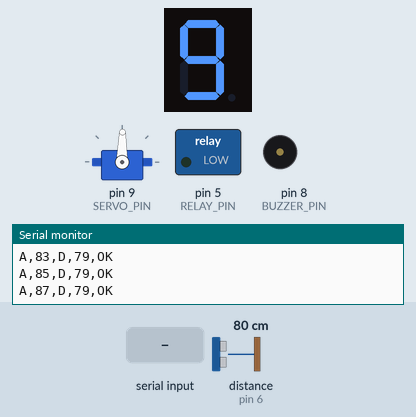
Simulated run of this sketch. Board: Arduino Uno, built with avr-gcc and run on an emulated ATmega328P. On the bench: 1-digit seven-segment display, servo, switched loads named in the sketch (green lamp = pin HIGH), buzzer (waves = sounding), the last lines printed to the serial monitor. Wiring (inferred from the names in the program): ultrasonic range finder: trigger pin 7; echo pin 6; 1-digit 7-segment display, segments lit when HIGH: segments pin 2, pin 3, pin 12, pin 13, A0, A1, A2. Inputs (shaded band) come from the test bench; at power-on: distance to the obstacle (sensor on pin 6) 80 cm. The echo pulse lasts 58.3 µs per cm; EEPROM starts erased; the segment pins are drawn as the display they are named for; pins used as bus, display or sensor lines are not drawn.

Above: at 2.8 s.
2.9 s: distance to the obstacle (sensor on pin 6) set to 2 cm
At 3.34 s:
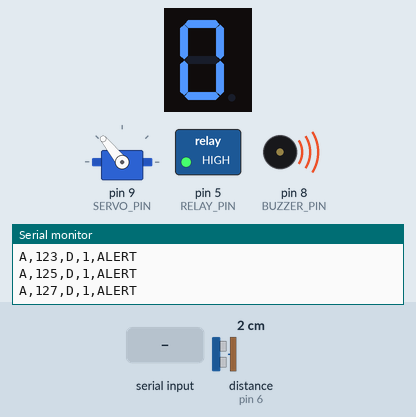
5.6 s: distance to the obstacle (sensor on pin 6) set to 35 cm
At 5.87 s:
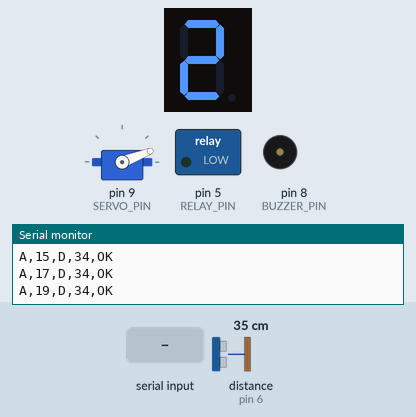
8.6 s: "ENTERUPDATE,1\n" received over Serial
At 10.22 s:
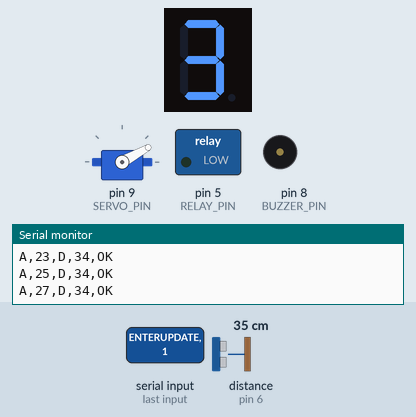
11.5 s: distance to the obstacle (sensor on pin 6) set to 4 cm
At 12.4 s:
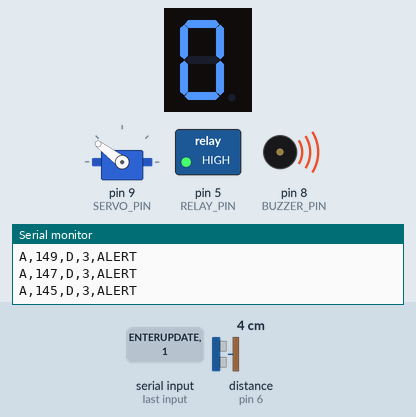
14.5 s: "ENTERUPDATE\n" received over Serial
Timing chart, 0 to 18.5 s (numbered marks = the images above; inputs shaded):
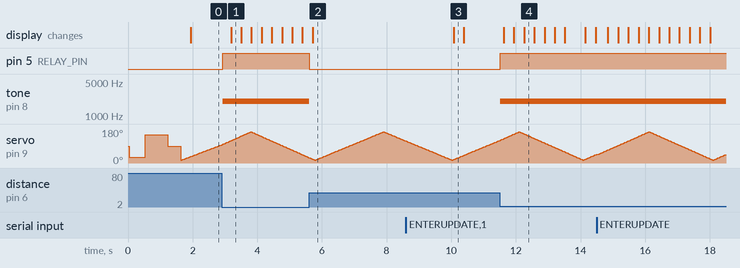

The sketch:

uno_radar.ino
```cpp
/*
  ARDUINO RADAR — Main controller (runs on the Arduino Uno)
  ------------------------------------------------------------
  v2: adds a Bluetooth command channel so a phone app can change
  settings live, relay WiFi credentials to the ESP-01, and trigger
  a wireless firmware update (see the big OTA warning below).

  What it does every loop:
  - Sweeps a servo back and forth across SWEEP_MIN..SWEEP_MAX
  - At every angle, pings the HC-SR04 for distance
  - If something is closer than cfg.alertDistanceCm: buzzer + relay ON
  - Streams every reading out BOTH:
      1) Hardware Serial (pins 0/1) -> HC-05 (Bluetooth, phone app)
      2) SoftwareSerial (pins 10/11) -> ESP-01 (WiFi web radar)
    Line format:  A,<angle>,D,<distance_cm>,<OK|ALERT>

  Phone -> Uno commands (received on hardware Serial from HC-05),
  one per line:
      CFG,<alertCm>,<sweepMin>,<sweepMax>,<step>,<buzzerOn 0/1>,<relayOn 0/1>
          -> updates settings, saves to EEPROM, replies "CFG_OK"
      WIFI,<ssid>,<password>
          -> forwarded as-is to the ESP-01 over SoftwareSerial, which
             tries to join that network; Uno immediately replies
             "WIFI_FORWARDED" just to confirm it relayed the command.
             The ESP-01 then reports the real outcome a moment later
             (and again every ~5s afterwards, so it's never silent even
             if the app connects after the ESP-01 already joined WiFi
             on its own) as its own line, which the Uno relays as-is:
      NETSTATUS,<STA|AP>,<ip>,<ssid>
          -> relayed straight through from the ESP-01: STA means it
             joined your WiFi (ip is its DHCP address on your network);
             AP means it fell back to its own "RadarESP" hotspot
             (ip is always 192.168.4.1)
      ENTERUPDATE
          -> replies "RESETTING", then pulses the auto-reset pin to
             drop into the bootloader so the phone app can flash new
             firmware. See the giant warning block below before you
             wire this up or use it.

  Also streamed periodically (every ~10s) on both links:
      BATT,<volts>   e.g. "BATT,3.87" -- raw li-ion cell voltage

  A single-digit 7-segment display shows a "closer = lower number"
  countdown live (9 = nothing nearby, 0 = right at the alert distance),
  blinking 0 while actually in ALERT -- no phone needed to see it.

  ====================================================================
  BLUETOOTH FIRMWARE UPDATE (OTA) — READ THIS BEFORE WIRING IT UP
  ====================================================================
  This works by: (1) wiring the HC-05 onto the Uno's hardware serial
  pins (0/1) — the same pins the bootloader uses — so the phone's
  Bluetooth link IS the programming link, no different from a USB
  cable electrically; (2) wiring a spare pin through a small capacitor
  to RESET, the same trick USB-serial adapters use (their DTR line),
  so the sketch can reset itself into the bootloader on command;
  (3) the phone app then speaks the STK500v1 protocol (the same one
  avrdude/USB-upload uses) to rewrite flash, page by page.

  This is genuinely more fragile than USB upload:
    - If the Bluetooth link drops mid-flash, the board can be left
      with half-written, non-functional firmware ("bricked" until you
      reflash over USB — it is NOT permanently destroyed, the chip is
      fine, you just need a USB cable and the Arduino IDE to recover).
    - Classic Bluetooth (HC-05) adds latency/retries a USB cable
      doesn't have, so the bootloader's timeouts are tighter relative
      to the link than they are over USB.
    - ALWAYS test a new .hex by uploading it over USB first. Only use
      the wireless path once you know the firmware itself is good —
      BT-OTA should update firmware you've already proven works, not
      be your first way of testing new code.
    - Keep a USB cable within reach whenever you use this feature.

  Auto-reset wiring (required for OTA, optional if you never use it):
      Uno pin D4  --[ 0.1uF ceramic capacitor, in series ]--  RESET pin
  That's it — no transistor needed. A HIGH->LOW->HIGH pulse on D4
  couples a brief dip through the capacitor onto RESET (which already
  has a pull-up resistor on the Uno board), long enough to reset the
  chip into the bootloader without needing to hold RESET down.
  ====================================================================

  WIRING (v3):
  - HC-05: your module is the BARE chip board (no breakout PCB), which
    means it is NOT 5V tolerant on VCC like the usual "ZS-040" breakout
    -- it needs its OWN 3.3V regulator, same as the ESP-01. Don't power
    it from the Uno's 5V pin.
      VCC  -> a 3.3V regulator (separate from or shared with the ESP-01's,
              as long as it has enough current budget for both)
      GND  -> common ground with everything else
      TXD  -> Uno D0 (RX, direct -- 3.3V into a 5V input is safe)
      RXD  <- Uno D1 (TX, THROUGH a voltage divider -- Uno is 5V, this
               module's RX wants 3.3V max)
      KEY/34 -> leave unconnected for normal use. To enter AT config
               mode once (to set the baud to 115200, see below), wire
               it to 3.3V (not 5V) *before* powering the module on,
               configure it, then disconnect KEY and power-cycle again.
      STATE  -> optional: through a resistor (~1k) to an LED to ground,
               as a connection-status light (blinks while unpaired,
               solid once the phone connects). Use this if the loose
               red 2-leaded part in your parts pile is a plain LED.
    IMPORTANT: configure this module to 115200 baud ONCE via AT mode
    (see KEY pin above) so it matches the Optiboot bootloader's rate --
    otherwise OTA sync will never succeed. Normal operation also runs
    at 115200 now (see Serial.begin below).
  - ESP-01: on SoftwareSerial pins D10 (RX, from ESP-01 TX, direct) /
            D11 (TX, to ESP-01 RX, through a divider -- also 3.3V logic).
  - Servo: D9. HC-SR04: TRIG D7, ECHO D6. Buzzer: D8. Relay: D5.
  - Auto-reset capacitor: D4 -> RESET (see above).
  - 7-segment display (single digit, see DISPLAY section below):
    segments a..g on D2, D3, D12, D13, A0, A1, A2 -- each through its
    own ~220-330 ohm current-limiting resistor. Common pin -> GND if
    it's common-cathode, or -> 5V if common-anode (try it; if the
    digit looks dim/inverted, you have the type backwards -- flip
    COMMON_CATHODE below and swap the common pin's wiring).
  - Battery voltage sense: a tap from the li-ion cell's positive lead
    into A3 directly is fine (a single cell tops out around 4.2V,
    under the Uno's 5V reference) -- or add a divider for headroom if
    you ever swap to a higher-voltage pack.
  - Power: the ESP-01 and the bare HC-05 each need their own 3.3V
    regulator (don't share the Uno's onboard 3.3V pin -- not enough
    current for WiFi/BT radio bursts). A single li-ion cell cannot
    power the Uno directly -- its 3.0-4.2V is below what VIN needs for
    the onboard 5V regulator to work, so you need a cheap 3.7V-to-5V
    boost converter module (not in your current parts pile -- a ~$1
    "MT3608" or similar boost board) feeding the Uno's 5V pin directly
    (bypassing VIN), and feed the two 3.3V regulators off that boosted
    5V rail rather than off the raw battery. Also ideally add a TP4056
    (or similar) charge-protection module between the cell and
    everything else, rather than charging it with no protection
    circuit at all.
*/

#include <Servo.h>
#include <SoftwareSerial.h>
#include <EEPROM.h>

// ---- Pin assignments ----
const int SERVO_PIN     = 9;
const int TRIG_PIN      = 7;
const int ECHO_PIN      = 6;
const int BUZZER_PIN    = 8;
const int RELAY_PIN     = 5;
const int ESP_RX_PIN    = 10; // SoftwareSerial RX <- ESP-01 TX
const int ESP_TX_PIN    = 11; // SoftwareSerial TX -> ESP-01 RX (through divider)
const int AUTORESET_PIN = 4;  // -> 0.1uF cap -> RESET

// 7-segment display: a,b,c,d,e,f,g (no decimal point)
const int SEG_PINS[7] = {2, 3, 12, 13, A0, A1, A2};
const bool COMMON_CATHODE = true; // flip to false + rewire common pin to 5V if your digit is common-anode

const int BATTERY_SENSE_PIN = A3;
// Set to true only if a li-ion cell's + is wired to A3. With a USB power
// bank (no cell wired), leave false so the app doesn't show a fake level.
const bool HAS_BATTERY_SENSE = false;
const unsigned long BATTERY_REPORT_INTERVAL_MS = 10000; // don't spam the link with battery readings
unsigned long lastBatteryReportAt = 0;

const int EEPROM_MAGIC_ADDR = 0;
const byte EEPROM_MAGIC_VAL = 0xA5; // marks "config has been saved before"
const int EEPROM_CFG_ADDR   = 1;

struct Config {
  int  alertDistanceCm = 15;
  int  sweepMin = 15;
  int  sweepMax = 165;
  int  sweepStep = 2;
  bool buzzerEnabled = true;
  bool relayEnabled = true;
};

Config cfg;
Servo radarServo;
SoftwareSerial espSerial(ESP_RX_PIN, ESP_TX_PIN);

// The optional ESP-01 WiFi add-on. Keep this FALSE unless an ESP-01 is
// actually wired to D10/D11: SoftwareSerial pauses the Uno's interrupts
// while it sends, which makes the servo jitter/buzz and garbles the
// HC-05's Bluetooth data. With it off, nothing is sent on D10/D11 at all.
const bool USE_ESP01 = false;

int angle;
int step_;
String btLineBuffer = "";
String espLineBuffer = "";

void loadConfig() {
  if (EEPROM.read(EEPROM_MAGIC_ADDR) == EEPROM_MAGIC_VAL) {
    EEPROM.get(EEPROM_CFG_ADDR, cfg);
  } else {
    saveConfig(); // first boot: write the defaults
  }
  // Never trust saved settings blindly: a bad or "parked" sweep range
  // (min >= max) would leave the servo stuck at one angle, only humming.
  bool bad = cfg.sweepMin < 0 || cfg.sweepMax > 180 || cfg.sweepMax - cfg.sweepMin < 10 ||
             cfg.sweepStep < 1 || cfg.sweepStep > 20 ||
             cfg.alertDistanceCm < 2 || cfg.alertDistanceCm > 400;
  if (bad) {
    cfg = Config(); // back to defaults: 15..165 degrees, step 2
    saveConfig();
  }
}

void saveConfig() {
  EEPROM.write(EEPROM_MAGIC_ADDR, EEPROM_MAGIC_VAL);
  EEPROM.put(EEPROM_CFG_ADDR, cfg);
}

void setup() {
  Serial.begin(115200);   // to HC-05 (and the Optiboot bootloader on reset)
  if (USE_ESP01) espSerial.begin(9600);  // to ESP-01

  pinMode(AUTORESET_PIN, OUTPUT);
  digitalWrite(AUTORESET_PIN, HIGH);

  loadConfig();

  radarServo.attach(SERVO_PIN);
  pinMode(TRIG_PIN, OUTPUT);
  pinMode(ECHO_PIN, INPUT);
  pinMode(BUZZER_PIN, OUTPUT);
  pinMode(RELAY_PIN, OUTPUT);
  digitalWrite(RELAY_PIN, LOW);

  for (int i = 0; i < 7; i++) pinMode(SEG_PINS[i], OUTPUT);
  pinMode(BATTERY_SENSE_PIN, INPUT);

  // Start-up self-test: the servo swings to both sides once. If you see
  // this swing but no sweep afterwards, the problem is settings; if you
  // see no swing at all, it is the servo's power, ground or signal wire.
  radarServo.write(30);  delay(500);
  radarServo.write(150); delay(700);
  radarServo.write(90);  delay(400);

  angle = cfg.sweepMin;
  step_ = cfg.sweepStep;

  Serial.println("BOOT");  // seeing this repeat means the Uno keeps restarting (power problem)
  Serial.println("CFGNOW," + String(cfg.alertDistanceCm) + "," + String(cfg.sweepMin) + "," +
                 String(cfg.sweepMax) + "," + String(cfg.sweepStep));
}

// Segment patterns for digits 0-9, one bit per segment a..g (bit0=a .. bit6=g)
const byte DIGIT_PATTERNS[10] = {
  0b0111111, // 0
  0b0000110, // 1
  0b1011011, // 2
  0b1001111, // 3
  0b1100110, // 4
  0b1101101, // 5
  0b1111101, // 6
  0b0000111, // 7
  0b1111111, // 8
  0b1101111, // 9
};

void showDigit(int digit) {
  if (digit < 0 || digit > 9) {
    for (int i = 0; i < 7; i++) digitalWrite(SEG_PINS[i], COMMON_CATHODE ? LOW : HIGH);
    return;
  }
  byte pattern = DIGIT_PATTERNS[digit];
  for (int i = 0; i < 7; i++) {
    bool segmentOn = bitRead(pattern, i);
    digitalWrite(SEG_PINS[i], (segmentOn == COMMON_CATHODE) ? HIGH : LOW);
  }
}

// Shows a "closer = lower number" countdown: 9 = nothing near, 0 = at the
// alert threshold. Blinks 0 when actually in ALERT so it reads differently
// from "just reached the threshold".
void updateDisplay(long distanceCm, bool alert) {
  if (alert) {
    bool blinkOn = (millis() / 300) % 2 == 0;
    showDigit(blinkOn ? 0 : -1);
    return;
  }
  if (distanceCm <= 0) {
    showDigit(9); // nothing in range = "all clear"
    return;
  }
  long farEdge = (long)cfg.alertDistanceCm * 5; // tune this multiplier to taste
  int level = map(constrain(distanceCm, cfg.alertDistanceCm, farEdge), cfg.alertDistanceCm, farEdge, 0, 9);
  showDigit(level);
}

float readBatteryVoltage() {
  int raw = analogRead(BATTERY_SENSE_PIN);
  return raw * (5.0 / 1023.0); // direct read, no divider -- see wiring notes
}

long readDistanceCM() {
  digitalWrite(TRIG_PIN, LOW);
  delayMicroseconds(2);
  digitalWrite(TRIG_PIN, HIGH);
  delayMicroseconds(10);
  digitalWrite(TRIG_PIN, LOW);
  long duration = pulseIn(ECHO_PIN, HIGH, 30000);
  if (duration == 0) return -1;
  long distance = duration * 0.0343 / 2;
  if (distance > 400) return -1;
  return distance;
}

void triggerBootloaderReset() {
  Serial.println("RESETTING");
  Serial.flush();
  delay(50);
  digitalWrite(AUTORESET_PIN, LOW);
  delay(5);
  digitalWrite(AUTORESET_PIN, HIGH);
  // the chip resets here; nothing after this line will run
}

void handleCommand(String line) {
  line.trim();
  if (line.length() == 0) return;

  if (line.startsWith("CFG,")) {
    // CFG,<alertCm>,<sweepMin>,<sweepMax>,<step>,<buzzerOn>,<relayOn>
    int vals[6];
    int idx = 0;
    int start = 4;
    for (int i = 0; i < 6 && idx < 6; i++) {
      int comma = line.indexOf(',', start);
      String piece = (comma == -1) ? line.substring(start) : line.substring(start, comma);
      vals[idx++] = piece.toInt();
      if (comma == -1) break;
      start = comma + 1;
    }
    if (idx == 6) {
      cfg.alertDistanceCm = vals[0];
      cfg.sweepMin        = vals[1];
      cfg.sweepMax        = vals[2];
      cfg.sweepStep       = max(1, vals[3]);
      cfg.buzzerEnabled   = vals[4] != 0;
      cfg.relayEnabled    = vals[5] != 0;
      step_ = (step_ < 0 ? -1 : 1) * cfg.sweepStep;  // apply the new step size right away
      // A "parked" range (min >= max, used by the app's tape measure) is
      // temporary: it is NOT saved, so a dropped connection or a restart
      // always brings the normal sweep back.
      if (cfg.sweepMin < cfg.sweepMax) saveConfig();
      Serial.println("CFG_OK");
    } else {
      Serial.println("CFG_ERR");
    }
    return;
  }

  if (line.startsWith("WIFI,")) {
    if (USE_ESP01) espSerial.println(line); // ESP-01 sketch parses the same "WIFI,ssid,pass" line
    Serial.println("WIFI_FORWARDED");
    return;
  }

  if (line == "ENTERUPDATE") {
    triggerBootloaderReset();
    return;
  }
}

void pollBluetoothCommands() {
  while (Serial.available()) {
    char c = Serial.read();
    if (c == '\n') {
      handleCommand(btLineBuffer);
      btLineBuffer = "";
    } else if (c != '\r') {
      btLineBuffer += c;
      if (btLineBuffer.length() > 120) btLineBuffer = ""; // guard against junk
    }
  }
}

// Anything the ESP-01 sends back (currently just its "NETSTATUS,..." line)
// gets relayed straight to the HC-05 so the phone app sees it too.
void pollEspMessages() {
  while (USE_ESP01 && espSerial.available()) {
    char c = espSerial.read();
    if (c == '\n') {
      if (espLineBuffer.startsWith("NETSTATUS,")) {
        Serial.println(espLineBuffer); // -> HC-05 -> phone app
      } else if (espLineBuffer.startsWith("CFG,")) {
        handleCommand(espLineBuffer);  // settings sent from the app over WiFi
      }
      espLineBuffer = "";
    } else if (c != '\r') {
      espLineBuffer += c;
      if (espLineBuffer.length() > 80) espLineBuffer = ""; // guard against junk
    }
  }
}

void loop() {
  pollBluetoothCommands();
  pollEspMessages();

  radarServo.write(angle);
  delay(25);

  long distance = readDistanceCM();
  bool alert = (distance > 0 && distance < cfg.alertDistanceCm);

  String line = "A," + String(angle) + ",D," + String(distance) + "," + (alert ? "ALERT" : "OK");
  Serial.println(line);     // -> HC-05 -> phone app
  if (USE_ESP01) espSerial.println(line);  // -> ESP-01 -> web radar page

  if (alert && cfg.buzzerEnabled) tone(BUZZER_PIN, 2000); else noTone(BUZZER_PIN);
  digitalWrite(RELAY_PIN, (alert && cfg.relayEnabled) ? HIGH : LOW);

  updateDisplay(distance, alert);

  if (HAS_BATTERY_SENSE && millis() - lastBatteryReportAt > BATTERY_REPORT_INTERVAL_MS) {
    lastBatteryReportAt = millis();
    Serial.println("BATT," + String(readBatteryVoltage(), 2));
  }

  if (cfg.sweepMin >= cfg.sweepMax) {
    angle = cfg.sweepMin;  // "hold" mode: the app's tape measure parks the sensor here
  } else {
    angle += step_;
    if (angle >= cfg.sweepMax || angle <= cfg.sweepMin) step_ = -step_;
    angle = constrain(angle, cfg.sweepMin, cfg.sweepMax);  // stay inside a newly narrowed range
  }
}
```

Measured:
- after the input at 2.9 s, pin 5 (RELAY_PIN): LOW → HIGH at once; tone on pin 8 (BUZZER_PIN): silent → 2000 Hz at once; the display: changes after 0.29 s (image 1)
- after the input at 5.6 s, pin 5 (RELAY_PIN): HIGH → LOW at once; tone on pin 8 (BUZZER_PIN): 2000 Hz → silent at once; the display: changes after 0.12 s (image 2)
- after the input at 8.6 s, the display: changes after 1.5 s (image 3)
- after the input at 11.5 s, pin 5 (RELAY_PIN): LOW → HIGH at once; tone on pin 8 (BUZZER_PIN): silent → 2000 Hz at once; the display: changes after 0.12 s (image 4)
